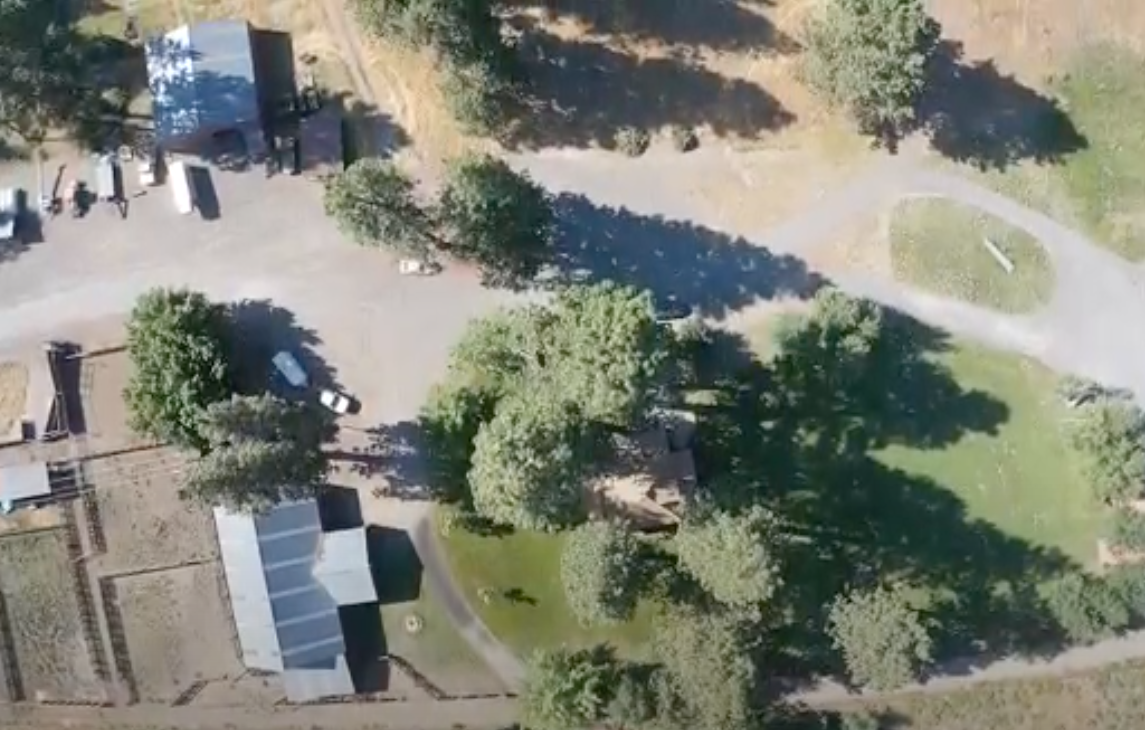
#> input picture slam.png, 1145 x 730 px
$ python orb.py
#> lines starting #> are read from the running program, lines starting #| are printed output that depends on the picture
import cv2
import matplotlib.pyplot as plt
import numpy as np

# Load the image
image1 = cv2.imread('./slam.png')
#> image1 is the input picture: shape (730, 1145, 3); mean B, G, R 119.5, 131.1, 128.6

# Convert the training image to RGB
training_image = cv2.cvtColor(image1, cv2.COLOR_BGR2RGB)

# Convert the training image to gray scale
training_gray = cv2.cvtColor(training_image, cv2.COLOR_RGB2GRAY)
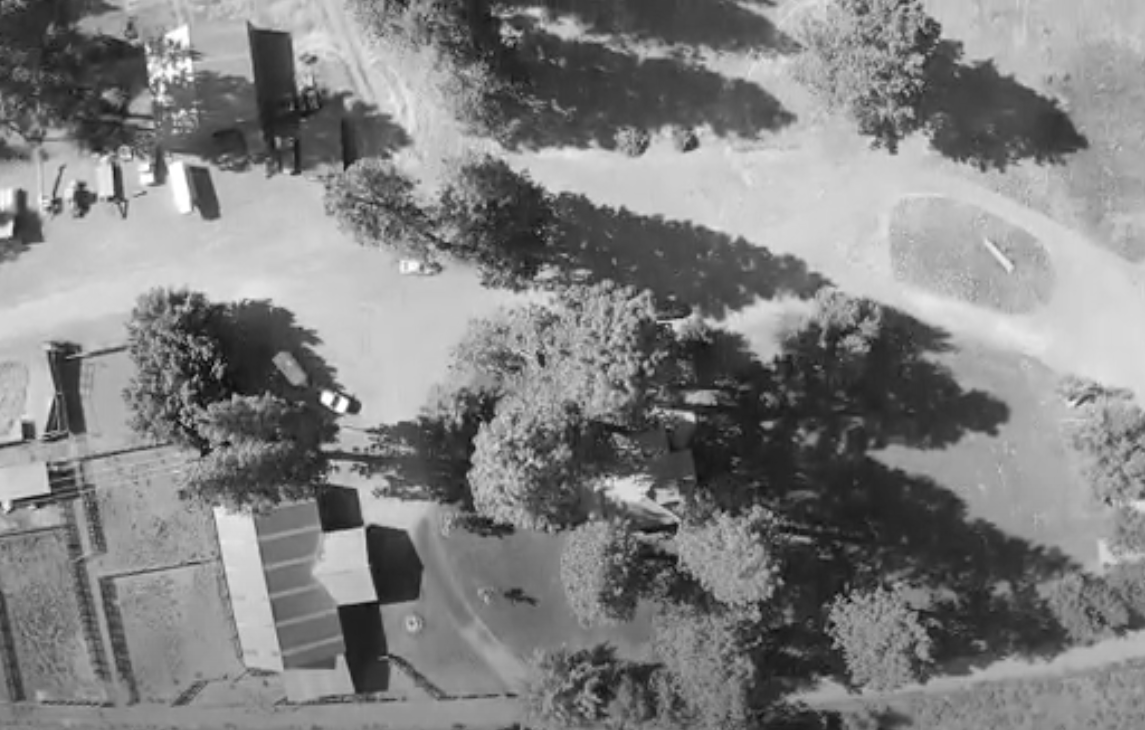
#> training_gray: shape (730, 1145); min 7, max 255, mean 129.1

# Create test image by adding Scale Invariance and Rotational Invariance
test_image = cv2.pyrDown(training_image)
test_image = cv2.pyrDown(test_image)
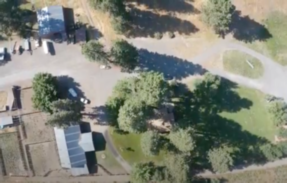
#> test_image: shape (183, 287, 3); mean R, G, B 128.7, 131.2, 119.5
num_rows, num_cols = test_image.shape[:2]
#> num_rows = 183; num_cols = 287

rotation_matrix = cv2.getRotationMatrix2D((num_cols/2, num_rows/2), 30, 1)
test_image = cv2.warpAffine(test_image, rotation_matrix, (num_cols, num_rows))
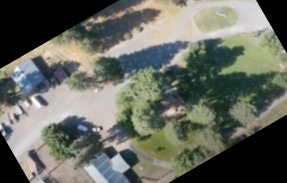
#> test_image: shape (183, 287, 3); mean R, G, B 103, 106, 96.8

test_gray = cv2.cvtColor(test_image, cv2.COLOR_RGB2GRAY)
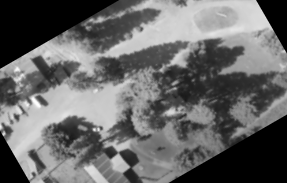
#> test_gray: shape (183, 287); min 0, max 254, mean 104.1

# Display traning image and testing image
fx, plots = plt.subplots(1, 2, figsize=(20,10))

plots[0].set_title("Training Image")
plots[0].imshow(training_image)

plots[1].set_title("Testing Image")
plots[1].imshow(test_image)


orb = cv2.ORB_create()

train_keypoints, train_descriptor = orb.detectAndCompute(training_gray, None)
#> train_keypoints = 500 keypoints; strongest (x, y, size): (323, 393, 77.1), (322, 394, 92.6), (326, 398, 111.1), (338, 406, 77.1)
test_keypoints, test_descriptor = orb.detectAndCompute(test_gray, None)
#> test_keypoints = 410 keypoints; strongest (x, y, size): (94, 129, 31), (98, 129, 31), (101, 128, 31), (94, 128, 37.2)

keypoints_without_size = np.copy(training_image)
keypoints_with_size = np.copy(training_image)

cv2.drawKeypoints(training_image, train_keypoints, keypoints_without_size, color = (0, 255, 0))
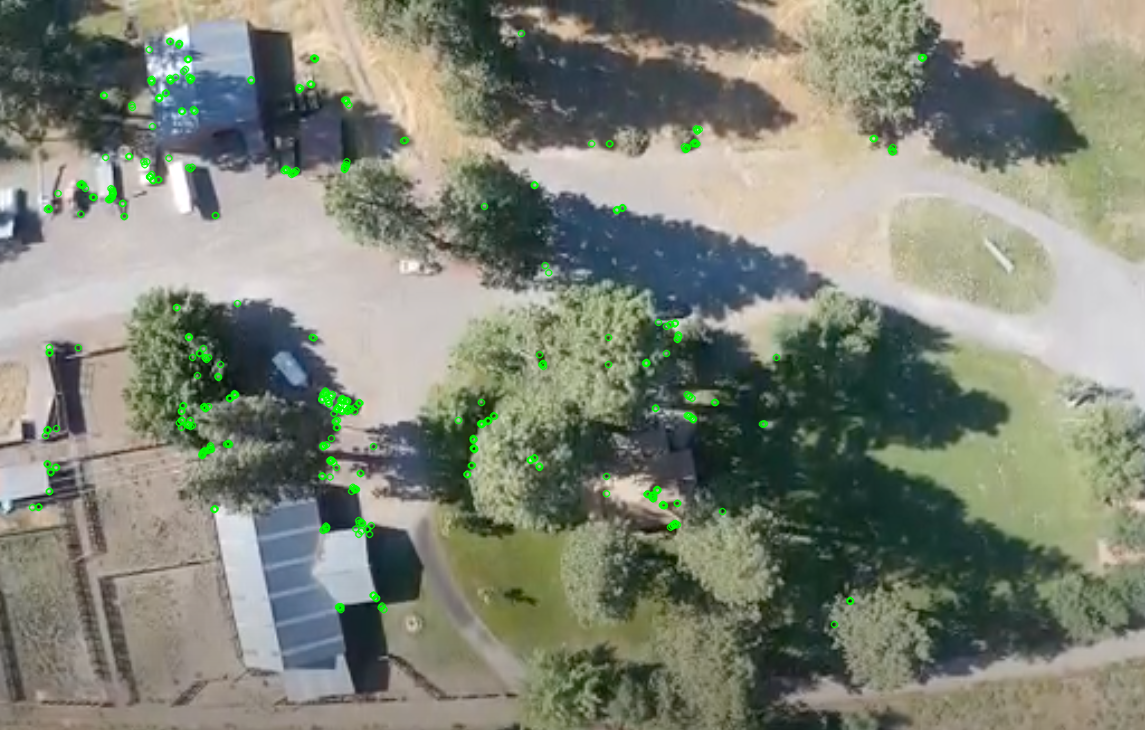
#> keypoints_without_size: shape (730, 1145, 3); mean R, G, B 127.6, 132.2, 118.5

cv2.drawKeypoints(training_image, train_keypoints, keypoints_with_size, flags = cv2.DRAW_MATCHES_FLAGS_DRAW_RICH_KEYPOINTS)
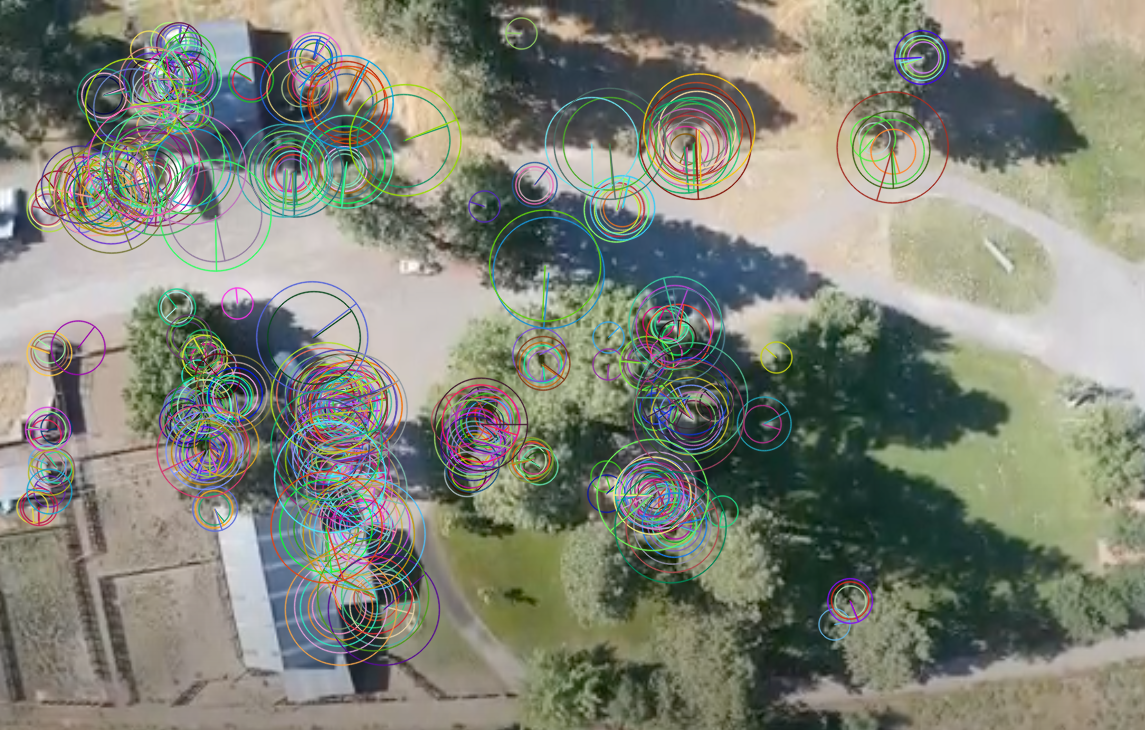
#> keypoints_with_size: shape (730, 1145, 3); mean R, G, B 128.9, 131.8, 119.5

# Display image with and without keypoints size
fx, plots = plt.subplots(1, 2, figsize=(20,10))

plots[0].set_title("Train keypoints With Size")
plots[0].imshow(keypoints_with_size, cmap='gray')

plots[1].set_title("Train keypoints Without Size")
plots[1].imshow(keypoints_without_size, cmap='gray')

# Print the number of keypoints detected in the training image
print("Number of Keypoints Detected In The Training Image: ", len(train_keypoints))
#| Number of Keypoints Detected In The Training Image:  500

# Print the number of keypoints detected in the query image
print("Number of Keypoints Detected In The Query Image: ", len(test_keypoints))
#| Number of Keypoints Detected In The Query Image:  410


# Create a Brute Force Matcher object.
bf = cv2.BFMatcher(cv2.NORM_HAMMING, crossCheck = True)

# Perform the matching between the ORB descriptors of the training image and the test image
matches = bf.match(train_descriptor, test_descriptor)
#> matches = 134 matches

# The matches with shorter distance are the ones we want.
matches = sorted(matches, key = lambda x : x.distance)

result = cv2.drawMatches(training_image, train_keypoints, test_gray, test_keypoints, matches, test_gray, flags = 2)
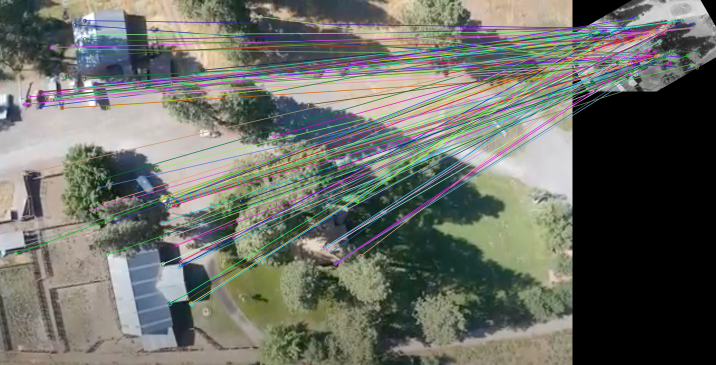
#> result: shape (730, 1432, 3) (shown at 1/2 size); mean R, G, B 106.7, 109, 101.4

# Display the best matching points
plt.rcParams['figure.figsize'] = [14.0, 7.0]
plt.title('Best Matching Points')
plt.imshow(result)
plt.show()

# Print total number of matching points between the training and query images
print("\nNumber of Matching Keypoints Between The Training and Query Images: ", len(matches))
#| Number of Matching Keypoints Between The Training and Query Images:  134
